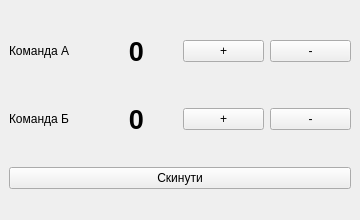
<?xml version="1.0" encoding="UTF-8"?>
<ui version="4.0">
 <class>MainWindow</class>
 <widget class="QMainWindow" name="MainWindow">
  <property name="geometry">
   <rect>
    <x>0</x>
    <y>0</y>
    <width>360</width>
    <height>220</height>
   </rect>
  </property>
  <property name="windowTitle">
   <string>Табло рахунку</string>
  </property>
  <widget class="QWidget" name="centralwidget">
   <layout class="QVBoxLayout" name="verticalLayout">
    <item>
     <layout class="QHBoxLayout" name="teamALayout">
      <item>
       <widget class="QLabel" name="teamALabel">
        <property name="text">
         <string>Команда А</string>
        </property>
       </widget>
      </item>
      <item>
       <widget class="QLabel" name="teamAScoreLabel">
        <property name="minimumSize">
         <size>
          <width>60</width>
          <height>40</height>
         </size>
        </property>
        <property name="font">
         <font>
          <pointsize>20</pointsize>
          <bold>true</bold>
         </font>
        </property>
        <property name="text">
         <string>0</string>
        </property>
        <property name="alignment">
         <set>Qt::AlignCenter</set>
        </property>
       </widget>
      </item>
      <item>
       <widget class="QPushButton" name="teamAPlusButton">
        <property name="text">
         <string>+</string>
        </property>
       </widget>
      </item>
      <item>
       <widget class="QPushButton" name="teamAMinusButton">
        <property name="text">
         <string>-</string>
        </property>
       </widget>
      </item>
     </layout>
    </item>
    <item>
     <layout class="QHBoxLayout" name="teamBLayout">
      <item>
       <widget class="QLabel" name="teamBLabel">
        <property name="text">
         <string>Команда Б</string>
        </property>
       </widget>
      </item>
      <item>
       <widget class="QLabel" name="teamBScoreLabel">
        <property name="minimumSize">
         <size>
          <width>60</width>
          <height>40</height>
         </size>
        </property>
        <property name="font">
         <font>
          <pointsize>20</pointsize>
          <bold>true</bold>
         </font>
        </property>
        <property name="text">
         <string>0</string>
        </property>
        <property name="alignment">
         <set>Qt::AlignCenter</set>
        </property>
       </widget>
      </item>
      <item>
       <widget class="QPushButton" name="teamBPlusButton">
        <property name="text">
         <string>+</string>
        </property>
       </widget>
      </item>
      <item>
       <widget class="QPushButton" name="teamBMinusButton">
        <property name="text">
         <string>-</string>
        </property>
       </widget>
      </item>
     </layout>
    </item>
    <item>
     <widget class="QPushButton" name="resetButton">
      <property name="text">
       <string>Скинути</string>
      </property>
     </widget>
    </item>
   </layout>
  </widget>
 </widget>
 <resources/>
 <connections/>
</ui>
